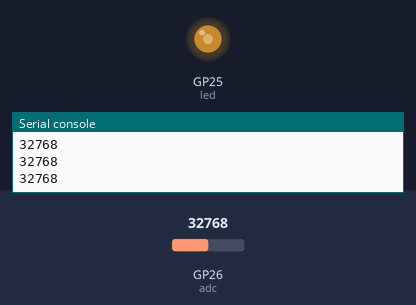
The program below on a simulated Raspberry Pi Pico running MicroPython. On the bench: output pins drawn as LEDs (lit = HIGH), the last lines printed to the serial console. Inputs (shaded band) come from the test bench; at power-on: GP26 (adc) = 32768 (analog values on the 0–65535 scale).

Above: at 1.2 s.
1.3 s: GP26 (adc) set to 45874
At 2.6 s:
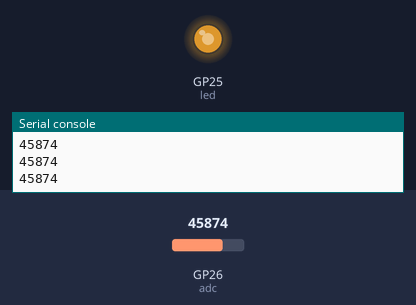
2.9 s: GP26 (adc) set to 57670
At 4.1 s:
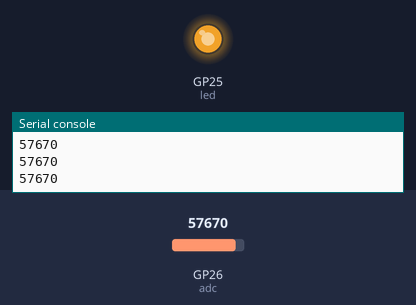
4.5 s: GP26 (adc) set to 7864
At 5.3 s:
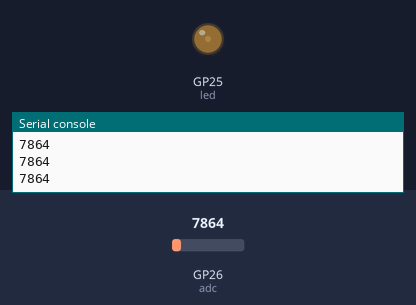
6.1 s: GP26 (adc) set to 0
At 6.6 s:
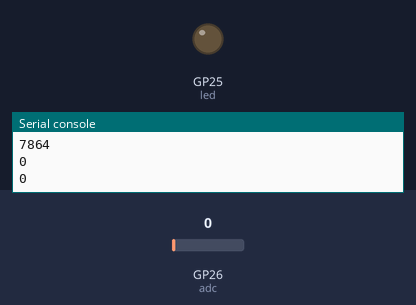
Timing chart, 0 to 8.7 s (numbered marks = the images above; inputs shaded):
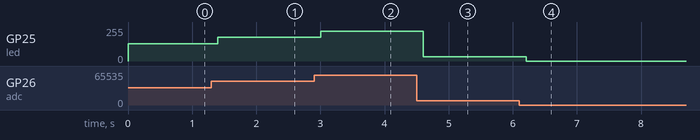

The program:

main.py
```python
from machine import ADC, Pin, PWM
from time import sleep_ms

adc = ADC(Pin(26))
led = PWM(Pin("LED"), freq=1000, duty_u16=0)

try:
    while True:
        raw = adc.read_u16()
        led.duty_u16(raw)
        print(raw)
        sleep_ms(200)
finally:
    led.deinit()
    Pin("LED", Pin.OUT, value=0)
```

Measured:
- after the input at 1.3 s, GP25 (led): 128/255 → 178/255 after 0.10 s
- after the input at 2.9 s, GP25 (led): 178/255 → 224/255 after 0.10 s
- after the input at 4.5 s, GP25 (led): 224/255 → 31/255 after 0.10 s
- after the input at 6.1 s, GP25 (led): 31/255 → 0/255 after 0.11 s
